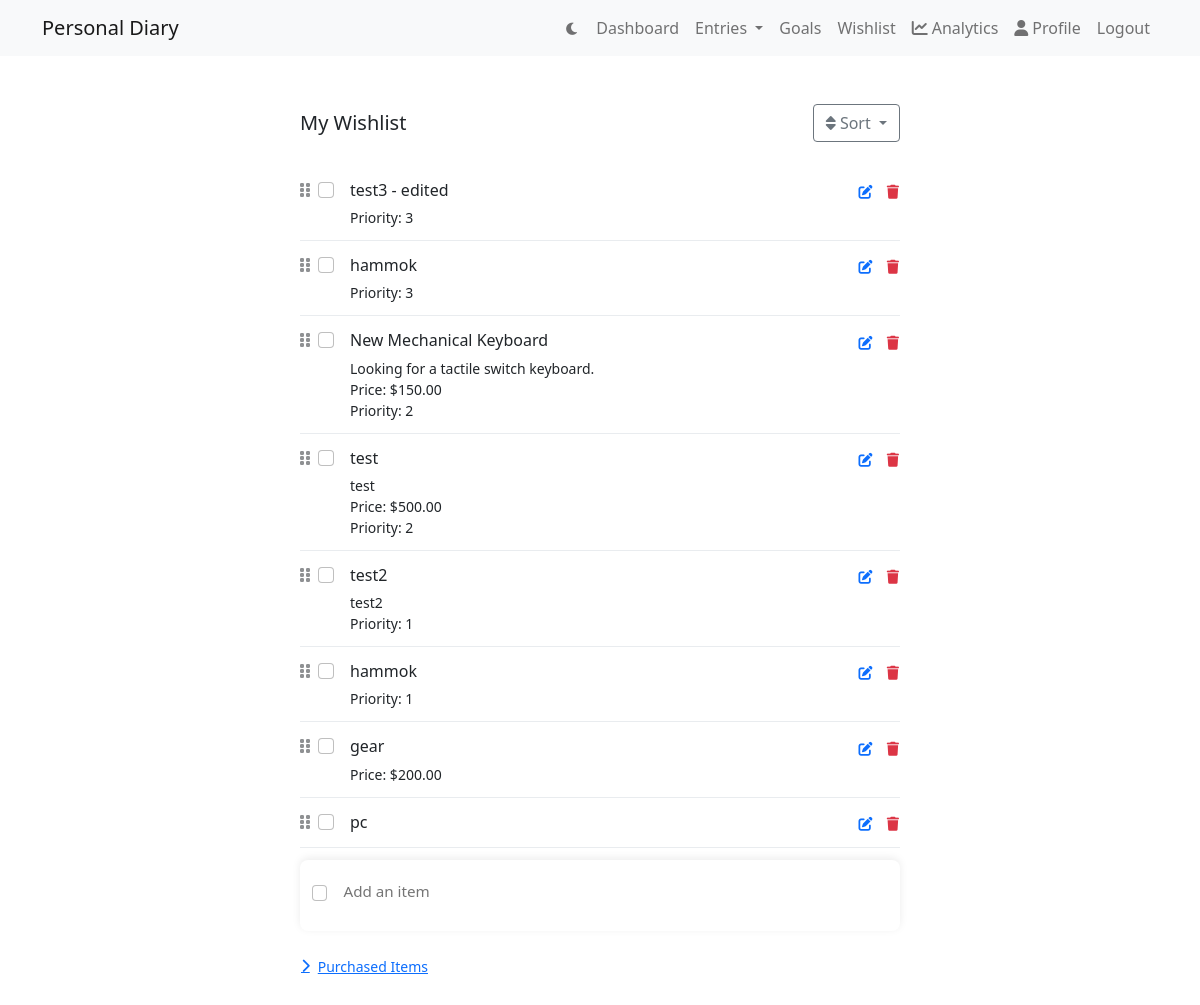
/wishlist/ (signed in), run on an earlier commit of the app's database.
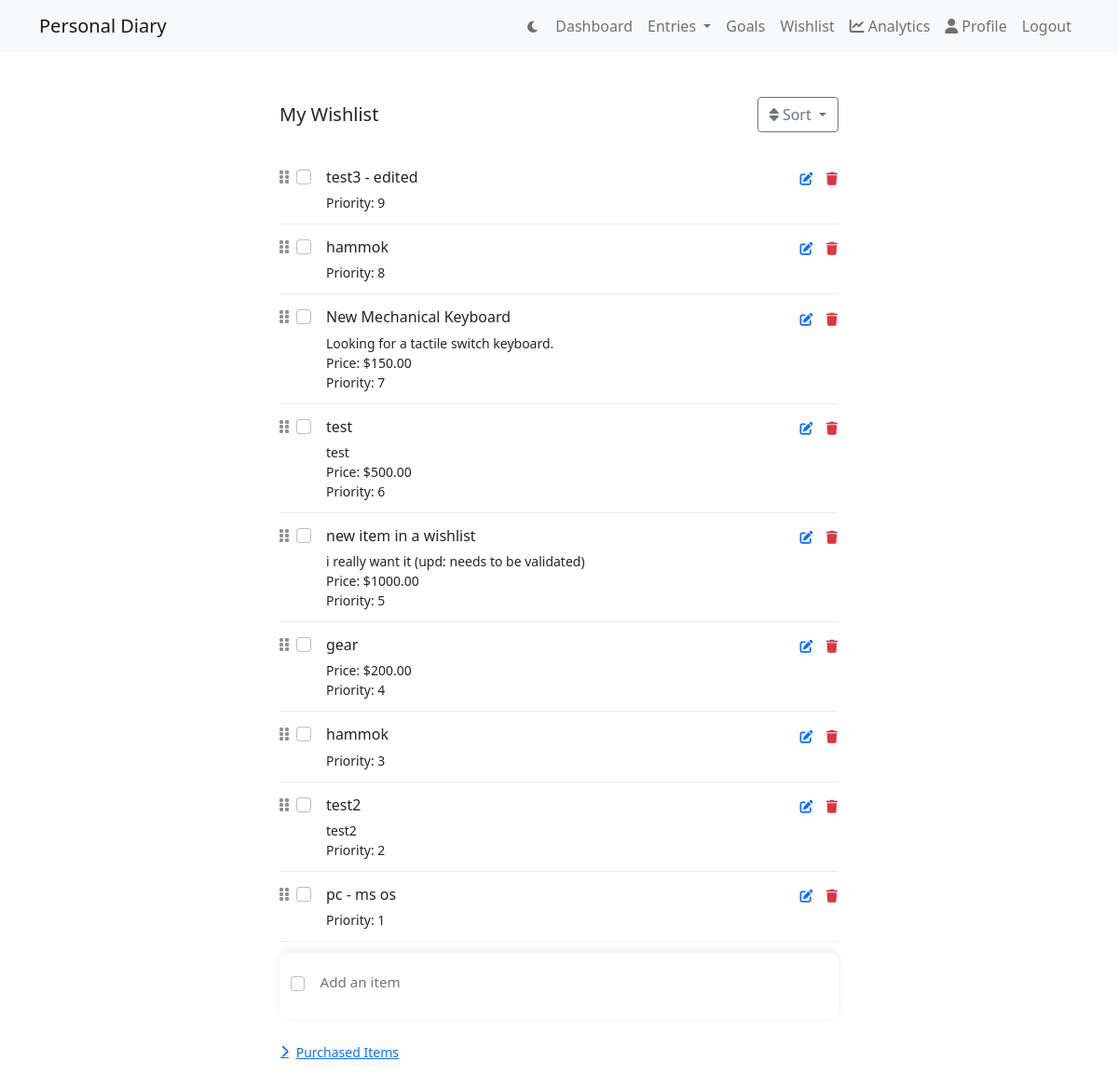
And on a later commit of the database.
### diary/models.py (models this page shows)
class Profile(models.Model):
    user = models.OneToOneField(User, on_delete=models.CASCADE)
    dark_mode = models.BooleanField(default=False)
    font_preference = models.CharField(max_length=50, default='default')
    enable_2fa = models.BooleanField(default=False)

class WishListItem(models.Model):
    user = models.ForeignKey(User, on_delete=models.CASCADE)
    title = models.CharField(max_length=200)
    description = models.TextField(blank=True)
    price = models.DecimalField(max_digits=10, decimal_places=2, null=True, blank=True)
    purchased = models.BooleanField(default=False)
    priority = models.IntegerField(default=0, null=True, blank=True)
    created_at = models.DateTimeField(auto_now_add=True, null=True)
    class Meta:
            ordering = [
                'purchased',
                models.F('priority').asc(nulls_first=True),  # Null priority first, then by priority
                '-created_at'
            ]

### diary/views.py (the view)
# urls.py: path('wishlist/', views.wishlist, name='wishlist'),
@login_required
def wishlist(request):
    wishlist_items = WishListItem.objects.filter(user=request.user)
    sort = request.GET.get('sort', 'custom')
    if sort == 'date_asc':
        wishlist_items = wishlist_items.order_by('created_at')
    elif sort == 'date_desc':
        wishlist_items = wishlist_items.order_by('-created_at')
    elif sort == 'price_asc':
        wishlist_items = wishlist_items.order_by(models.F('price').asc(nulls_last=True))
    elif sort == 'price_desc':
        wishlist_items = wishlist_items.order_by(models.F('price').desc(nulls_last=True))
    elif sort == 'priority_asc':
        wishlist_items = wishlist_items.order_by(models.F('priority').asc(nulls_last=True))
    elif sort == 'priority_desc':
        wishlist_items = wishlist_items.order_by(models.F('priority').desc(nulls_last=True))
    else:
        wishlist_items = wishlist_items.order_by('purchased', '-priority', '-created_at')
    context = {
        'wishlist_items': wishlist_items,
        'dark_mode': request.user.profile.dark_mode,
        'current_sort': sort
    }
    return render(request, 'diary/wishlist.html', context)

### diary/templates/diary/wishlist.html (shortened to what this page needs)
{% extends "diary/layout.html" %}
{% block content %}
<div class="container py-4">
    <div class="wishlist-container">
        <div class="d-flex justify-content-between align-items-center mb-4">
            <h1 class="h5 mb-0">My Wishlist</h1>
            <div class="dropdown">
                <button class="btn btn-outline-secondary dropdown-toggle" type="button"
                        data-bs-toggle="dropdown" aria-expanded="false">
                    <i class="fas fa-sort"></i> Sort
                </button>
            </div>
        </div>
        <div id="wishlist-items" class="{% if current_sort == 'custom' %}sortable{% endif %}">
            {% for item in wishlist_items %}
                {% if not item.purchased %}
                <div class="wishlist-card" data-id="{{ item.id }}">
                    <div class="d-flex">
                        {% if current_sort == 'custom' %}
                        <div class="drag-handle me-2"><i class="fas fa-grip-vertical"></i></div>
                        {% endif %}
                        <input type="checkbox" class="form-check-input me-3"
                               onchange="toggleItemPurchased({{ item.id }})">
                        <div class="flex-grow-1">
                            <div class="d-flex justify-content-between">
                                <div class="item-title">{{ item.title }}</div>
                                <div>
                                    <button class="btn btn-link p-0 me-2"
                                            onclick="editItem({{ item.id }}, '{{ item.title|escapejs }}', '{{ item.description|escapejs }}', '{{ item.price|default:'' }}', '{{ item.priority|default:'' }}')">
                                        <i class="fas fa-edit"></i>
                                    </button>
                                    <button class="btn btn-link text-danger p-0" onclick="deleteItem({{ item.id }})">
                                        <i class="fas fa-trash"></i>
                                    </button>
                                </div>
                            </div>
                            {% if item.description or item.price or item.priority %}
                            <div class="item-meta mt-1">
                                {% if item.description %}
                                <div>{{ item.description }}</div>
                                {% endif %}
                                {% if item.price %}
                                <div>Price: ${{ item.price }}</div>
                                {% endif %}
                                {% if item.priority %}
                                <div>Priority: {{ item.priority }}</div>
                                {% endif %}
                            </div>
                            {% endif %}
                        </div>
                    </div>
                </div>
                {% endif %}
            {% endfor %}
        </div>
        <div class="quick-add-section">
            <form id="quickAddForm" onsubmit="handleQuickAdd(event)">
                <div class="checkbox-wrapper">
                    <input type="checkbox" class="form-check-input" id="quickAddPurchased">
                    <input type="text" class="quick-add-input" placeholder="Add an item"
                           id="quickAddTitle" onfocus="showDetails()">
                </div>
            </form>
        </div>
        <div class="mt-4">
            <button class="btn btn-link w-100 text-start d-flex align-items-center"
                    type="button"
                    data-bs-toggle="collapse"
                    data-bs-target="#purchasedItems">
                <i class="fas fa-chevron-right me-2"></i>
                Purchased Items
            </button>
        </div>
    </div>
</div>
{% endblock %}

### diary/templates/diary/layout.html (shortened to what this page needs)
{% load static %}
<!DOCTYPE html>
<html lang="en">
<head>
    <link href="https://cdn.jsdelivr.net/npm/bootstrap@5.1.3/dist/css/bootstrap.min.css" rel="stylesheet">
    <link rel="stylesheet" href="https://cdnjs.cloudflare.com/ajax/libs/font-awesome/6.0.0/css/all.min.css">
    <link rel="stylesheet" type="text/css" href="{% static 'diary/css/style.css' %}?v=43">
</head>
<body class="{% if user.profile.dark_mode %}dark-mode{% endif %}">
    <nav class="navbar navbar-expand-lg {% if user.profile.dark_mode %}navbar-dark bg-dark{% else %}navbar-light bg-light{% endif %}">
        <div class="container">
            <a class="navbar-brand" href="{% url 'home' %}">Personal Diary</a>
            <div class="collapse navbar-collapse" id="navbarNav">
                <ul class="navbar-nav ms-auto">
                    {% if user.is_authenticated %}
                        <li class="nav-item">
                            <button class="btn btn-link nav-link" id="dark-mode-toggle">
                                <i class="fas {% if user.profile.dark_mode %}fa-sun{% else %}fa-moon{% endif %}"></i>
                            </button>
                        </li>
                        <li class="nav-item">
                            <a class="nav-link" href="{% url 'dashboard' %}">Dashboard</a>
                        </li>
                        <li class="nav-item dropdown">
                            <a class="nav-link dropdown-toggle" href="#"
                               id="entriesDropdown"
                               role="button"
                               data-bs-toggle="dropdown"
                               aria-expanded="false">
                                Entries
                            </a>
                        </li>
                        <li class="nav-item">
                            <a class="nav-link" href="{% url 'goals' %}">Goals</a>
                        </li>
                        <li class="nav-item">
                            <a class="nav-link" href="{% url 'wishlist' %}">Wishlist</a>
                        </li>
                        <li class="nav-item">
                            <a class="nav-link" href="{% url 'analytics' %}">
                                <i class="fas fa-chart-line me-1"></i>Analytics
                            </a>
                        </li>
                        <li class="nav-item">
                            <a class="nav-link" href="{% url 'profile-settings' %}">
                                <i class="fas fa-user me-1"></i>Profile
                            </a>
                        </li>
                        <li class="nav-item">
                            <a href="{% url 'logout' %}" class="nav-link">Logout</a>
                        </li>
                    {% endif %}
                </ul>
            </div>
        </div>
    </nav>
    <main class="container mt-4">
        {% block content %}{% endblock %}
    </main>
</body>
</html>

### diary/static/diary/css/style.css (style rules this page uses)
:root { --background-color: #ffffff; --text-color: #212529; --card-bg: #ffffff; --card-border: #dee2e6; --tag-bg: #e9ecef; --tag-color: #212529; --tag-selected-bg: #007bff; --tag-selected-color: #ffffff; --input-bg: #ffffff; --input-border: #ced4da; --header-bg: #f8f9fa; --header-border: #dee2e6; --tag-bg-dark: #2d3238; }
body { background-color: var(--background-color); color: var(--text-color); }
.card, .navbar, .btn { transition: background-color 0.3s, border-color 0.3s, color 0.3s; }
.navbar .nav-item { display: flex; align-items: center; }
.drag-handle { right: 10px; top: 50%; color: var(--text-muted); opacity: 0.5; cursor: move; }
.quick-add-section { position: sticky; bottom: 0; background: var(--bg-color, #fff); padding: 0.75rem; border-radius: 8px 8px 8px 8px; box-shadow: 0 -2px 8px rgba(0, 0, 0, 0.08); margin-top: 0.75rem; }
.quick-add-input { border: none; background: transparent; width: 100%; color: var(--text-color); padding: 0.5rem; font-size: 0.95rem; }
.checkbox-wrapper { display: flex; align-items: center; margin-bottom: 0.5rem; }
.form-check-input { width: 1rem; height: 1rem; margin-right: 0.5rem; }
.btn-link { font-size: 0.875rem; padding: 0; }
.btn-link i.fa-chevron-right { transition: transform 0.3s; }
.wishlist-container { max-width: 600px; margin: 0 auto; padding-bottom: 100px; }
.wishlist-card { border: none; border-radius: 0; border-bottom: 1px solid var(--border-color, #e9ecef); padding: 0.75rem 0; position: relative; cursor: default; }
.sortable .wishlist-card { cursor: move; }
.item-title { margin: 0; font-weight: normal; }
.item-meta { font-size: 0.875rem; color: var(--text-muted); }

What changed in the data, as far as the page shows it:
changed WishListItem "test3 - edited": priority "3" → "9"
changed WishListItem (number 2 of 9 on the later page): priority "3" → "8"
changed WishListItem "New Mechanical Keyboard": priority "2" → "7"
changed WishListItem "test": priority "2" → "6"
added WishListItem: title "new item in a wishlist", description "i really want it (upd: needs to be validated)", price "1000.00", priority "5"
changed WishListItem "gear": priority (not shown) → "4"; moves up the list
changed WishListItem (number 7 of 9 on the later page): priority "1" → "3"; moves down the list
changed WishListItem "test2": priority "1" → "2"
changed WishListItem (number 9 of 9 on the later page): title "pc" → "pc - ms os"; priority (not shown) → "1"
